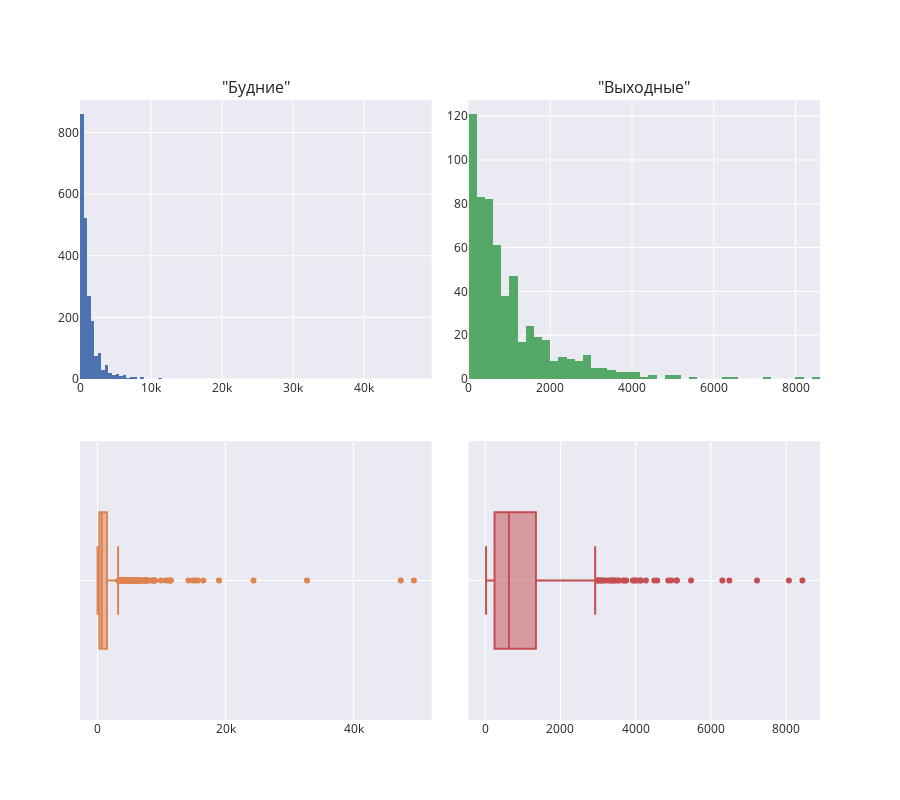

Source (notebook cell):
### Code cell
draw_distribution((weekday, day_off), ('"Будние"', '"Выходные"'))

### Figure 1 — Plotly figure (JSON) as saved in the notebook; plotly's stock layout.template omitted (floating-point values rounded to 4 significant figures; data arrays with more than 128 entries replaced by an {"elided": "..."} marker saying what was removed)
{"data": [{"hoverinfo": "x", "showlegend": false, "type": "histogram", "x": {"elided": "2182 int values"}, "xaxis": "x", "yaxis": "y"}, {"hoverinfo": "x", "name": "", "showlegend": false, "type": "box", "x": {"elided": "2182 int values"}, "xaxis": "x3", "yaxis": "y3"}, {"hoverinfo": "x", "showlegend": false, "type": "histogram", "x": {"elided": "592 int values"}, "xaxis": "x2", "yaxis": "y2"}, {"hoverinfo": "x", "name": "", "showlegend": false, "type": "box", "x": {"elided": "592 int values"}, "xaxis": "x4", "yaxis": "y4"}], "layout": {"annotations": [{"font": {"size": 16}, "showarrow": false, "text": "\"Будние\"", "x": 0.2375, "xanchor": "center", "xref": "paper", "y": 1, "yanchor": "bottom", "yref": "paper"}, {"font": {"size": 16}, "showarrow": false, "text": "\"Выходные\"", "x": 0.7625, "xanchor": "center", "xref": "paper", "y": 1, "yanchor": "bottom", "yref": "paper"}], "height": 800, "xaxis": {"anchor": "y", "domain": [0, 0.475]}, "xaxis2": {"anchor": "y2", "domain": [0.525, 1]}, "xaxis3": {"anchor": "y3", "domain": [0, 0.475]}, "xaxis4": {"anchor": "y4", "domain": [0.525, 1]}, "yaxis": {"anchor": "x", "domain": [0.55, 1]}, "yaxis2": {"anchor": "x2", "domain": [0.55, 1]}, "yaxis3": {"anchor": "x3", "domain": [0, 0.45]}, "yaxis4": {"anchor": "x4", "domain": [0, 0.45]}}}
